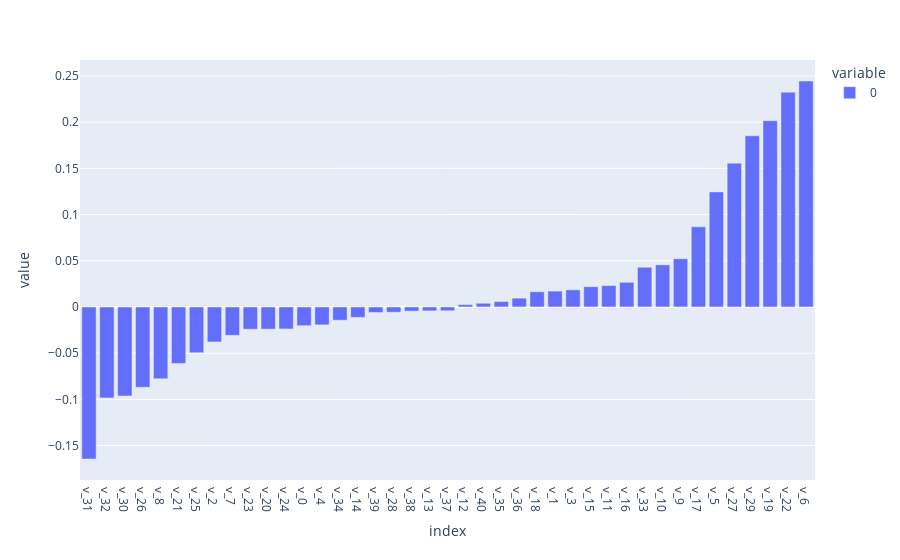

Here is the notebook cell this chart was saved with:
### Code cell
import seaborn as sns
sns.set()
# fig = data.corrwith(data.label, method='kendall').sort_values().iloc[:-1].plot(kind='bar', figsize=(20,5))
fig = data.corrwith(data.label, method='kendall').sort_values().iloc[:-1].plot(kind='bar')
fig

### Figure 1 — Plotly figure (JSON) as saved in the notebook; plotly's stock layout.template omitted (floating-point values rounded to 4 significant figures)
{"data": [{"alignmentgroup": "True", "hovertemplate": "variable=0<br>index=%{x}<br>value=%{y}<extra></extra>", "legendgroup": "0", "marker": {"color": "#636efa", "pattern": {"shape": ""}}, "name": "0", "offsetgroup": "0", "orientation": "v", "showlegend": true, "textposition": "auto", "type": "bar", "x": ["v_31", "v_32", "v_30", "v_26", "v_8", "v_21", "v_25", "v_2", "v_7", "v_23", "v_20", "v_24", "v_0", "v_4", "v_34", "v_14", "v_39", "v_28", "v_38", "v_13", "v_37", "v_12", "v_40", "v_35", "v_36", "v_18", "v_1", "v_3", "v_15", "v_11", "v_16", "v_33", "v_10", "v_9", "v_17", "v_5", "v_27", "v_29", "v_19", "v_22", "v_6"], "xaxis": "x", "y": [-0.1645, -0.09836, -0.09627, -0.08691, -0.07766, -0.0611, -0.04956, -0.03786, -0.03066, -0.02408, -0.024, -0.02377, -0.02024, -0.01936, -0.01435, -0.01127, -0.006002, -0.005712, -0.004482, -0.004228, -0.004106, 0.002548, 0.003992, 0.005845, 0.009538, 0.01648, 0.01715, 0.01849, 0.02193, 0.02315, 0.02667, 0.04295, 0.04553, 0.05217, 0.08664, 0.1245, 0.1556, 0.1852, 0.2016, 0.2324, 0.2445], "yaxis": "y"}], "layout": {"autosize": true, "barmode": "relative", "legend": {"title": {"text": "variable"}, "tracegroupgap": 0}, "margin": {"t": 60}, "xaxis": {"anchor": "y", "autorange": true, "domain": [0, 1], "range": [-0.5, 40.5], "title": {"text": "index"}, "type": "category"}, "yaxis": {"anchor": "x", "autorange": true, "domain": [0, 1], "range": [-0.1872, 0.2672], "title": {"text": "value"}, "type": "linear"}}}
